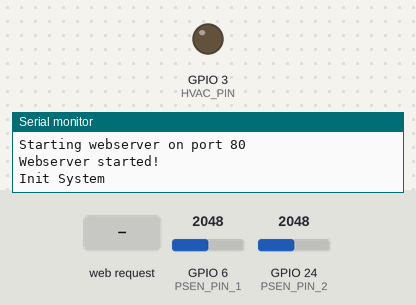
The sketch below on a simulated ESP32. On the bench: output pins drawn as LEDs (lit = HIGH), the last lines printed to the serial monitor. The inputs (shaded band) are chosen by the test bench; at power-on: GPIO 6 (PSEN_PIN_1) = 2048, GPIO 24 (PSEN_PIN_2) = 2048. WiFi joins after 1.5 s; servers stay silent unless stated.

Above: at 2.7 s.
2.8 s: HTTP request GET /H received
At 3.3 s:
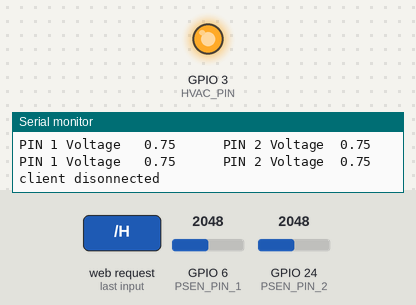
4.3 s: HTTP request GET /L received
At 5.6 s:
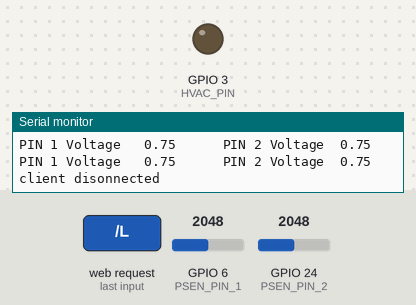
Timing chart, 0 to 7.3 s (numbered marks = the images above; inputs shaded):
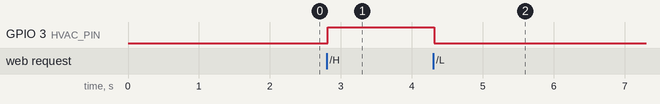

Measured:
- after the input at 2.8 s, GPIO 3 (HVAC_PIN): LOW → HIGH at once
- after the input at 4.3 s, GPIO 3 (HVAC_PIN): HIGH → LOW at once

The sketch:

SimpleWebServer.ino
```cpp
/*
  WiFi Web Server LED Blink

 A simple web server that lets you blink an LED via the web.
 This sketch will print the IP address of your WiFi (once connected)
 to the Serial monitor. From there, you can open that address in a web browser
 to turn on and off the LED on pin 9.

 If the IP address of your WiFi is yourAddress:
 http://yourAddress/H turns the LED on
 http://yourAddress/L turns it off

 This example is written for a network using WPA encryption. For
 WEP or WPA, change the Wifi.begin() call accordingly.

 Circuit:
 * CC3200 WiFi LaunchPad or CC3100 WiFi BoosterPack
   with TM4C or MSP430 LaunchPad

 created 25 Nov 2012
 by Tom Igoe
 modified 6 July 2014
 by Noah Luskey
 */
#ifndef __CC3200R1M1RGC__
// Do not include SPI for CC3200 LaunchPad
#include <SPI.h>
#endif
#include <WiFi.h>
#define DEBUG_VERSION_2

#define NOT_FULL 0
#define FULL 1

#define HVAC_PIN 3
#define PSEN_PIN_1 6
#define PSEN_PIN_2 24
#define ADC_RES 4096e0
#define PIN_VOLT(x) (1.5*x/ADC_RES)
#define PRES_THOLD_VOLT (5e-1)


double Psen_val_1 = 0;
double Psen_val_2 = 0;

bool Cartridge_status = NOT_FULL;
// your network name also called SSID
char ssid[] = "JioFi3_697A78";
// your network password
char password[] = "bwwyynh63t";
// your network key Index number (needed only for WEP)
int keyIndex = 0;

WiFiServer server(80);

void setup() {
  Serial.begin(115200);      // initialize serial communication
  pinMode(HVAC_PIN, OUTPUT);      // set the LED pin mode
  pinMode(PSEN_PIN_1, INPUT);      // set the LED pin mode
  pinMode(PSEN_PIN_2, INPUT);      // set the LED pin mode


  // attempt to connect to Wifi network:
  Serial.print("Attempting to connect to Network named: ");
  // print the network name (SSID);
  Serial.println(ssid);
  // Connect to WPA/WPA2 network. Change this line if using open or WEP network:
  WiFi.begin(ssid, password);
  while ( WiFi.status() != WL_CONNECTED) {
    // print dots while we wait to connect
    Serial.print(".");
    delay(300);
  }

  Serial.println("\nYou're connected to the network");
  Serial.println("Waiting for an ip address");

  while (WiFi.localIP() == INADDR_NONE) {
    // print dots while we wait for an ip addresss
    Serial.print(".");
    delay(300);
  }

  Serial.println("\nIP Address obtained");

  // you're connected now, so print out the status
  printWifiStatus();

  Serial.println("Starting webserver on port 80");
  server.begin();                           // start the web server on port 80
  Serial.println("Webserver started!");

  Serial.println("Init System");


}

void loop() {

  //Psen_val_1 = (analogRead(PSEN_PIN_1));
  //Psen_val_2 = (analogRead(PSEN_PIN_2));


  int i = 0;
  WiFiClient client = server.available();   // listen for incoming clients

  if (client) {                             // if you get a client,
    Serial.println("new client");           // print a message out the serial port
    char buffer[150] = {0};                 // make a buffer to hold incoming data
    while (client.connected()) {            // loop while the client's connected
      if (client.available()) {             // if there's bytes to read from the client,
        char c = client.read();             // read a byte, then
        Serial.write(c);                    // print it out the serial monitor
        if (c == '\n') {                    // if the byte is a newline character

          // if the current line is blank, you got two newline characters in a row.
          // that's the end of the client HTTP request, so send a response:
          if (strlen(buffer) == 0) {
            // HTTP headers always start with a response code (e.g. HTTP/1.1 200 OK)
            // and a content-type so the client knows what's coming, then a blank line:
            client.println("HTTP/1.1 200 OK");
            client.println("Content-type:text/html");
            client.println();

            #ifdef DEFAULT
            // the content of the HTTP response follows the header:
            client.println("<html><head><title>Energia CC3200 WiFi Web Server</title></head><body align=center>");
            client.println("<h1 align=center><font color=\"red\">Welcome to the CC3200 WiFi Web Server</font></h1>");
            client.print("RED LED <button onclick=\"location.href='/H'\">HIGH</button>");
            client.println(" <button onclick=\"location.href='/L'\">LOW</button><br>");
            #endif

            #ifdef DEBUG


            client.println("<!DOCTYPE html>");
            client.println("<html>");
            client.println("<head>");
            client.println("  <title>Energia CC3200 WiFi Web Server</title>");
            client.println("  <style type=\"text/css\">");

            client.println("    body {");
            client.println("      background-color: black;");
            client.println("    }");

            client.println("    div.transbox {");
            client.println("      background-color: ffffff;");
            client.println("      opacity: 0.9;");
            client.println("      margin: 5%;");
            client.println("      margin-top: 20px;");

            client.println("    }");

            client.println("    div.transbox h1,h2{");
            client.println("      text-align: center;");
            client.println("    }");


            client.println("    .button {");
            client.println("      background-color: black;");
            client.println("      border: none;");
            client.println("      color: white;");
            client.println("      padding: 15px 32px;");
            client.println("      text-align: center;");
            client.println("      text-decoration: none;");
            client.println("      display: inline-block;");
            client.println("      font-size: 16px;");
            client.println("      margin: 4px 2px;");
            client.println("      cursor: pointer;");
            client.println("      -webkit-transition-duration: 0.4s;");
            client.println("      transition-duration: 0.4s;");
            client.println("    }");

            client.println("    .button1:hover {");
            client.println("      box-shadow: 0 12px 16px 0 rgba(0,0,0,0.24),0 17px 50px 0 rgba(0,0,0,0.19);");
            client.println("      background-color: 555555;");
            client.println("      color: white;");
            client.println("    }");
            client.println("  </style>");
            client.println("</head>");
            client.println("<body>");
            client.println("  <div class=\"background\">");
            client.println("    <div class=\"transbox\">");
            client.println("      <h1>InKarbon</h1>");
            client.println("      <h2>Welcome to CC3200 WiFi Web Server</h1>");
            client.println("        <br><br>");

            client.println("      <button onclick=\"location.href='/H'\">Manual ON</button>");
            client.println("      <button onclick=\"location.href='/L'\">Manual OFF</button>");
            client.println("    </div>");
            client.println("  </div>");
            client.println("</body>");
            client.println("</html>");
            #endif


            #ifdef DEBUG_VERSION_2
                client.println("	<!DOCTYPE html>");
                client.println("	<html>");
                client.println("	<head>");
                client.println("		<meta name=\"viewport\" content=\"width=device-width, initial-scale=1\">");
                client.println("		<title>Energia CC3200 WiFi Web Server</title>");
                client.println("		<style type=\"text/css\">");
                client.println("			");
                client.println("			body {");
                client.println("			  background-color: black;");
                client.println("			}");
                client.println("	");
                client.println("			div.transbox {");
                client.println("			  background-color: #ffffff;");
                client.println("			  opacity: 0.9;");
                client.println("			  margin: 5%;");
                client.println("			  margin-top: 20px;");
                client.println("	");
                client.println("			}");
                client.println("	");
                client.println("			div.transbox h1,h2{");
                client.println("				text-align: center;");
                client.println("			}");
                client.println("	");
                client.println("	");
                client.println("			.button {");
                client.println("			  background-color: black;");
                client.println("			  border: none;");
                client.println("			  color: white;");
                client.println("			  padding: 15px 32px;");
                client.println("			  text-align: center;");
                client.println("			  text-decoration: none;");
                client.println("			  display: inline-block;");
                client.println("			  font-size: 16px;");
                client.println("			  margin: 4px 2px;");
                client.println("			  cursor: pointer;");
                client.println("			  -webkit-transition-duration: 0.4s;");
                client.println("			  transition-duration: 0.4s;");
                client.println("			}");
                client.println("			");
                client.println("			.button1:hover {");
                client.println("			  box-shadow: 0 12px 16px 0 rgba(0,0,0,0.24),0 17px 50px 0 rgba(0,0,0,0.19);");
                client.println("			  background-color: #555555;");
                client.println("			  color: white;");
                client.println("			}");
                client.println("	");
                client.println("			.button1:active {");
                client.println("				background-color: grey;");
                client.println("			}");
                client.println("		");
                client.println("			.red {");
                client.println("				font-size: 25px;");
                client.println("				text-align: center;");
                client.println("			}");
                client.println("			");
                client.println("		</style>");
                client.println("	</head>");
                client.println("	<body>");
                client.println("		<div class=\"background\">");
                client.println("		  <div class=\"transbox\">");
                client.println("		  	<h1>InKarbon</h1>");
                client.println("		  	<hr>");
                client.println("		  	<h2>Welcome to CC3200 WiFi Web Server</h1>");
                client.println("		  		<br>");
                client.println("		  	<div align=\"center\">");
                client.println("		  		<p class=\"red\">Device:");
                client.println("		  		<button onclick=\"location.href='/H'\">ON</button>");
                client.println("		  		<button onclick=\"location.href='/L'\">OFF</button>");
                client.println("		  		</p>");
                client.println("		  	</div>");
                client.println("		  	<br>");
                client.println("		  	<div class=\"Cartridge\">");
                client.println("		  		<p class=\"red\">Cartridge Status: CLEAN</p>");
                //client.println("		  		<p class=\"red\">Cartridge Status: FULL</p>");
                client.println("		  	</div>");
                client.println("		  </div>");
                client.println("		</div>");
                client.println("	</body>");
                client.println("	</html>");
            #endif // DEBUG
            // The HTTP response ends with another blank line:
            client.println();
            // break out of the while loop:
            break;
          }
          else {      // if you got a newline, then clear the buffer:
            memset(buffer, 0, 150);
            i = 0;
          }
        }
        else if (c != '\r') {    // if you got anything else but a carriage return character,
          buffer[i++] = c;      // add it to the end of the currentLine
        }

        // Check to see if the client request was "GET /H" or "GET /L":
        if(Cartridge_status == NOT_FULL){
          if (endsWith(buffer, "GET /H")) {
          digitalWrite(HVAC_PIN, HIGH);               // GET /H turns the LED on
        }
        if (endsWith(buffer, "GET /L")) {
          digitalWrite(HVAC_PIN, LOW);                // GET /L turns the LED off
        }

        }

        Psen_val_1 = PIN_VOLT(analogRead(PSEN_PIN_1));
        Psen_val_2 = PIN_VOLT(analogRead(PSEN_PIN_2));
        Serial.print("PIN 1 Voltage   ");
        Serial.print(Psen_val_1);
        Serial.print("      PIN 2 Voltage  ");
        Serial.println(Psen_val_2);


        /*@sahil please find a way to print this in the web GUI*/
        if((Psen_val_1 - Psen_val_2 ) > PRES_THOLD_VOLT){
          Serial.println("Cartridge nearly full, please replace, HVAC turned OFF");
          digitalWrite(HVAC_PIN, LOW);
          Cartridge_status = FULL;
        }

      }
    }
    // close the connection:
    client.stop();
    Serial.println("client disonnected");
  }
}

//
//a way to check if one array ends with another array
//
boolean endsWith(char* inString, char* compString) {
  int compLength = strlen(compString);
  int strLength = strlen(inString);

  //compare the last "compLength" values of the inString
  int i;
  for (i = 0; i < compLength; i++) {
    char a = inString[(strLength - 1) - i];
    char b = compString[(compLength - 1) - i];
    if (a != b) {
      return false;
    }
  }
  return true;
}

void printWifiStatus() {
  // print the SSID of the network you're attached to:
  Serial.print("SSID: ");
  Serial.println(WiFi.SSID());

  // print your WiFi IP address:
  IPAddress ip = WiFi.localIP();
  Serial.print("IP Address: ");
  Serial.println(ip);

  // print the received signal strength:
  long rssi = WiFi.RSSI();
  Serial.print("signal strength (RSSI):");
  Serial.print(rssi);
  Serial.println(" dBm");
  // print where to go in a browser:
  Serial.print("To see this page in action, open a browser to http://");
  Serial.println(ip);
}
```
